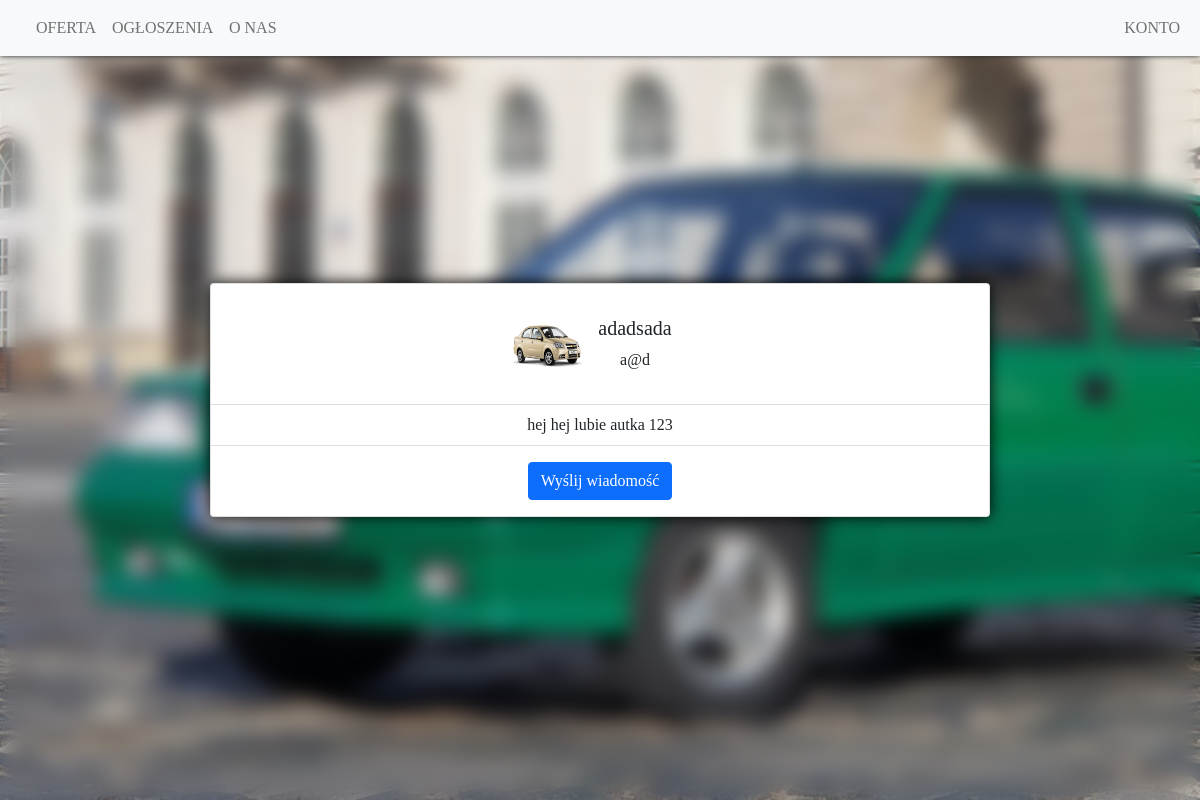
/profile/u/index.php?u=1, run on an earlier commit of the app's database.
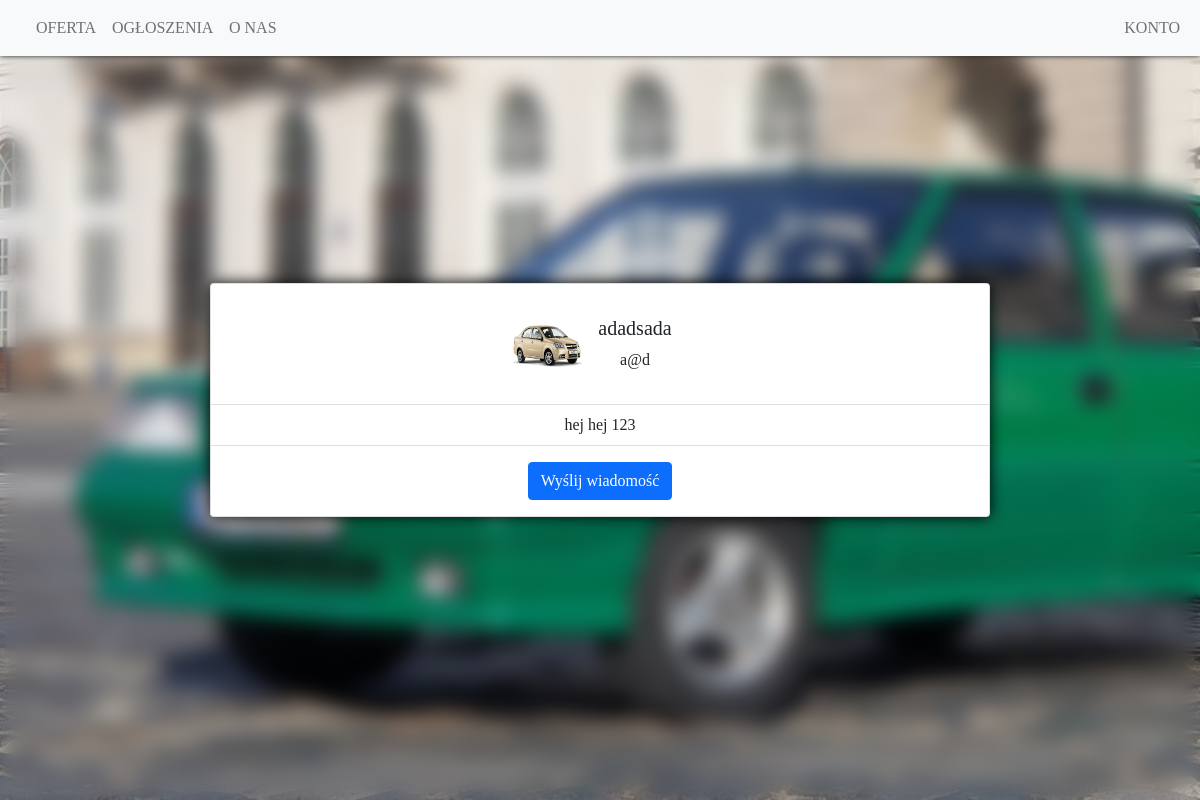
And on a later commit of the database.
### tables this page shows
CREATE TABLE `profiles` (
  `ID` int(11) NOT NULL,
  `opis` varchar(255) NOT NULL
);

### profile/u/index.php (the view, shortened to what this page needs)
<!doctype html>
<html lang="en">
  <head>
    <?php
      $u = $_GET["u"];
      $config = parse_ini_file('../../conf/db.ini');
      $user = $config['dbuser'];
      $pass = $config['dbpassword'];
      $host = $config['dbhost'];
      $dbdb = $config['dbdatabase'];
      $username = "";
      $email = "";
      $conn = new mysqli($host, $user, $pass, $dbdb);
      $sql = "SELECT * FROM credentials WHERE ID='" . $u . "'";
      $result = $conn->query($sql);
      if ($row = mysqli_fetch_array($result)) {
      $username = $row['username'];
      $email = $row['mail'];
      }
      $sql = "SELECT * FROM profiles WHERE ID='" . $u . "'";
      $result = $conn->query($sql);
      if ($row = mysqli_fetch_array($result)) {
      $opis = $row['opis'];
      }
      ?>
    <link href="https://cdn.jsdelivr.net/npm/bootstrap@5.1.3/dist/css/bootstrap.min.css" rel="stylesheet">
    <link rel=stylesheet href="u.css">
    <link rel="stylesheet" href="https://cdnjs.cloudflare.com/ajax/libs/font-awesome/6.1.0/css/all.min.css" />
</head>
<body>
    <nav class="navbar navbar-expand-lg navbar-light bg-light">
        <div class="container-fluid">
 <div class="collapse navbar-collapse justify-content-between" id="navbarSupportedContent">
                <div class="navbar-nav ml-auto">
                    <a href="../../oferta" data-toggle="collapse" class="nav-item hvr-ripple-in nav-link text-uppercase font-weight-bold"><span>OFERTA</span></a>
                    <a href="../../ogloszenia" data-toggle="collapse" class="nav-item hvr-ripple-in nav-link text-uppercase font-weight-bold"><span>OGŁOSZENIA</span></a>
                    <a href="../../onas" data-toggle="collapse" class="nav-item hvr-ripple-in nav-link text-uppercase font-weight-bold"><span>O NAS</span></a>
                  </div>
              <div class="navbar-nav navbar-right">
                  <?php
                    if(isset($_SESSION["loggedin"])){
                      echo '
                      <div class="nav-item dropdown">
                      <a class="nav-link hvr-ripple-in dropdown-toggle" href="#" id="navbarDropdownMenuLink" role="button" data-bs-toggle="dropdown" aria-expanded="false">
                                ' . $_SESSION["username"] . '
                              </a>
                              <ul class="dropdown-menu dropdown-menu-end" aria-labelledby="navbarDropdownMenuLink">
                                <li><a class="dropdown-item" href="../">Profil</a></li>
                                <li><a class="dropdown-item" href="../../messenger">Wiadomości</a></li>
                                <li><a class="dropdown-item" href="../../cart">Koszyk</a></li>
                                <li><a class="dropdown-item" href="../../login/logout.php">Wyloguj</a></li>
                              </ul>
                      </div>';
                    }
                    else {
                      echo '<a href="login" data-toggle="collapse" class="nav-item nav-link text-uppercase font-weight-bold"><span>KONTO</span></a>';
                    }
                  ?>
                </div>
                                </div>
            </div>
    </nav>
    <div class="text-center bg-image hider">
      <div class="blur">
          <div class="card profile" style="width: 65vw;">
            <div class="card-body flex align-self-center">
              <div class="flex align-self-center container1">
              <img src="../../res/profpic/default.svg" class="card-img-top userimage align-self-center" alt="">
            </div>
              <div class="card-body align-self-center">
              <h5 class="card-title"><?php echo $username; ?></h5>
              <p class="card-text"><?php echo $email; ?></p>
            </div>
            </div>
            <ul class="list-group list-group-flush">
              <li class="list-group-item"><?php echo $opis; ?></li>
            </ul>
            <div class="card-body">
              <a href="../../messenger?userid=<?php echo $u; ?>" class="card-link btn btn-primary descchange">Wyślij wiadomość</a>
            </div>
          </div>
        </div>
      </div>
</body>
</html>

What changed in the data, as far as the page shows it:
changed profiles: opis "hej hej lubie autka 123" → "hej hej 123"
